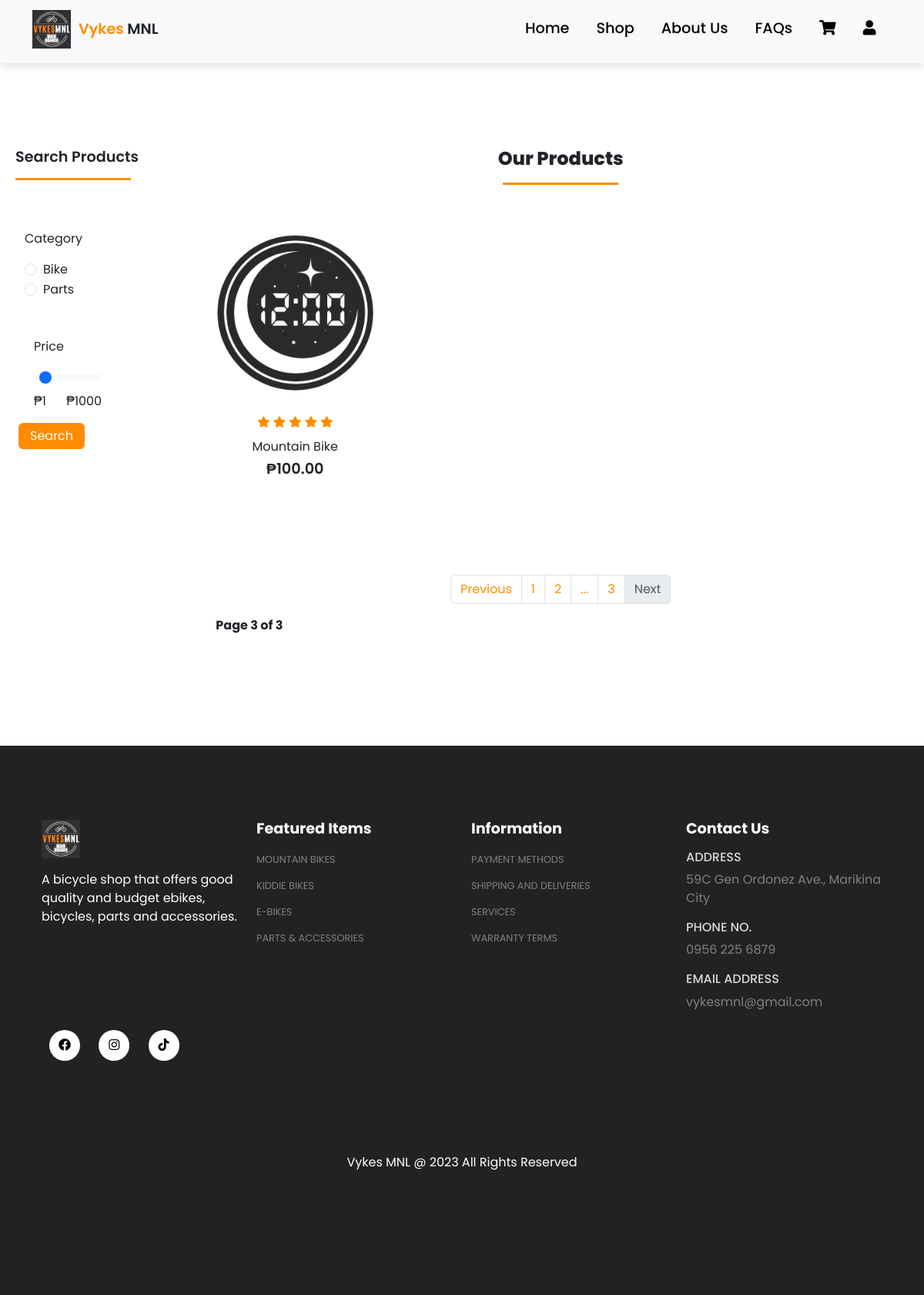
/shop.php?page_no=3, run on an earlier commit of the app's database.
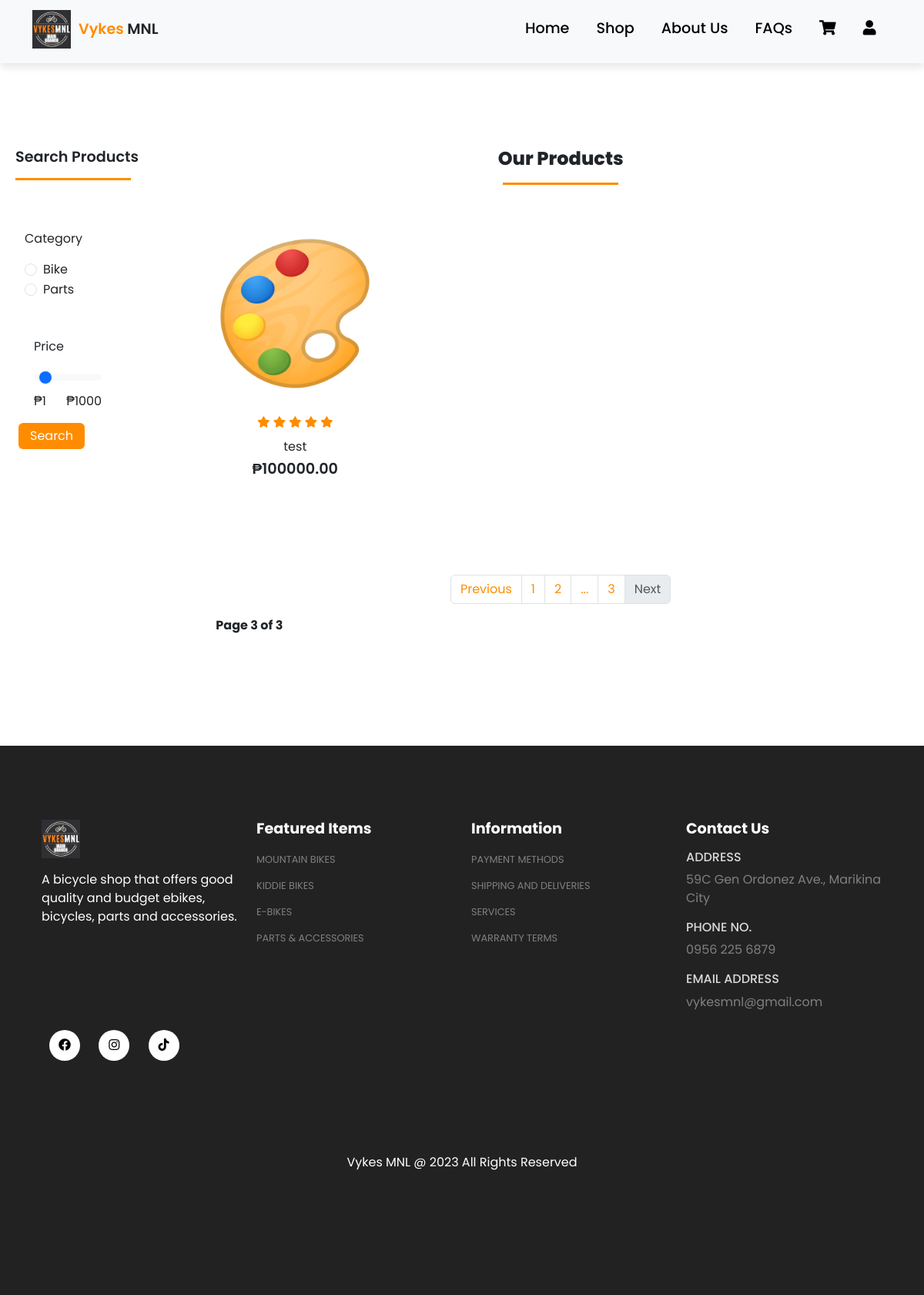
And on a later commit of the database.
### tables this page shows
CREATE TABLE `products` (
  `product_id` int(11) NOT NULL,
  `product_name` varchar(100) NOT NULL,
  `product_category` varchar(100) NOT NULL,
  `product_description` varchar(255) NOT NULL,
  `product_image` varchar(255) NOT NULL,
  `product_image2` varchar(255) NOT NULL,
  `product_image3` varchar(255) NOT NULL,
  `product_image4` varchar(255) NOT NULL,
  `product_price` decimal(8,2) NOT NULL,
  `product_special_offer` int(2) NOT NULL,
  `product_color` text NOT NULL,
  `product_size` varchar(250) NOT NULL,
  `product_quantity` int(11) NOT NULL
);

### shop.php (the view, shortened to what the changed rows need)
<?php
    include('layouts/header.php');
?>
<?php
include('server/connection.php');
if(isset($_POST['search'])){
    if(isset($_GET['page_no']) && $_GET['page_no'] != ""){
        $_page_no = $_GET['page_no'];
    }else{
        $page_no = 1;
    }
    $category = $_POST['category'];
    $price = $_POST['price'];
    $stmt = $conn->prepare("SELECT COUNT(*) As total_records FROM products WHERE product_category=? AND product_price<=?");
    $stmt->bind_param('si', $category, $price);
    $stmt->execute();
    $stmt->bind_result($total_records);
    $stmt->store_result();
    $stmt->fetch();
    $total_records_per_page = 4;
    $offset = ($page_no-1) * $total_records_per_page;
    $previous_page = $page_no - 1;
    $next_page = $page_no + 1;
    $adjacents = "2";
    $total_no_of_pages = ceil($total_records/$total_records_per_page);
    $stmt2 = $conn->prepare("SELECT * FROM products WHERE product_category=? AND product_price<=? LIMIT $offset, $total_records_per_page");
    $stmt2->bind_param("si", $category, $price);
    $stmt2->execute();
    $products = $stmt2->get_result();
}else{
    if(isset($_GET['page_no']) && $_GET['page_no'] != ""){
        $page_no = $_GET['page_no'];
    }else{
        $page_no = 1;
    }
    $total_records_per_page = 4;
    $offset = ($page_no-1) * $total_records_per_page;
    $stmt2 = $conn->prepare("SELECT * FROM products LIMIT $offset, $total_records_per_page");
    $stmt2->execute();
    $products = $stmt2->get_result();
}
?>
<div id="shop-container">
    <section id="shop" class="my-5 py-5">
        <div class="row mx-auto container">
        <?php while($row = $products->fetch_assoc()) { ?>
            <div onclick="window.location.href='product_view.php';" class="product text-center col-lg-3 col-md-4 col-sm-12">
                <img src="assets/imgs/<?php echo $row['product_image']; ?>" class="img-fluid mb-3">
                <div class="star">
                    <i class="fas fa-star"></i>
                    <i class="fas fa-star"></i>
                    <i class="fas fa-star"></i>
                    <i class="fas fa-star"></i>
                    <i class="fas fa-star"></i>
                </div>
                <h5 class="p-name"><?php echo $row['product_name']; ?></h5>
                <h4 class="p-price">₱<?php echo $row['product_price']; ?></h4>
            </div>
        <?php } ?>
        </div>
    </section>
</div>
<?php include('layouts/footer.php'); ?>

What changed in the data, as far as the page shows it:
no longer on this page (row edited): products: product_image (picture), product_name "Mountain Bike", product_price "100.00"
added products: product_image (picture), product_name "test", product_price "100000.00"
